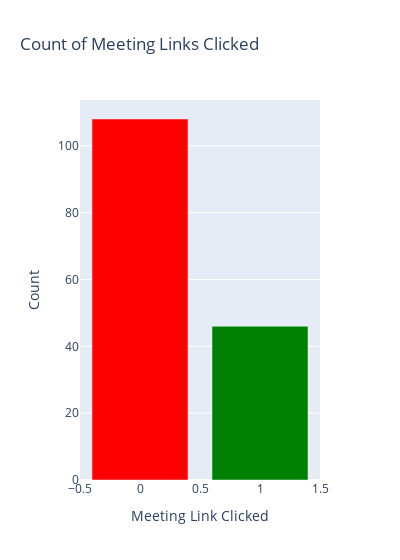

Here is the notebook cell this chart was saved with:
### Markdown cell above
2. `Meeting Link Click` Feature Analysis

### Code cell
import plotly.express as px

# Assuming df is your DataFrame
meeting_link_clicked_counts = df["meeting_link_click"].value_counts().reset_index()
meeting_link_clicked_counts.columns = ["meeting_link_click", "count"]

# Plotly Bar Chart
fig = px.bar(meeting_link_clicked_counts, x="meeting_link_click", y="count", color="meeting_link_click",
             labels={"meeting_link_click": "Meeting Link Clicked", "count": "Count"},
             title="Count of Meeting Links Clicked",
             color_discrete_map={"TRUE": "blue", "FALSE": "orange"})

# Adjust the width
fig.update_layout(width=400)  # Set your desired width

# Use a custom color scale with only 2 colors
fig.update_traces(marker_color=["red", "green"])

fig.show()

### Figure 1 — Plotly figure (JSON) as saved in the notebook; plotly's stock layout.template omitted (floating-point values rounded to 4 significant figures)
{"data": [{"alignmentgroup": "True", "hovertemplate": "Meeting Link Clicked=%{marker.color}<br>Count=%{y}<extra></extra>", "legendgroup": "", "marker": {"color": ["red", "green"], "coloraxis": "coloraxis", "pattern": {"shape": ""}}, "name": "", "offsetgroup": "", "orientation": "v", "showlegend": false, "textposition": "auto", "type": "bar", "x": [0, 1], "xaxis": "x", "y": [108, 46], "yaxis": "y"}], "layout": {"barmode": "relative", "coloraxis": {"colorbar": {"title": {"text": "Meeting Link Clicked"}}, "colorscale": [[0, "#0d0887"], [0.1111, "#46039f"], [0.2222, "#7201a8"], [0.3333, "#9c179e"], [0.4444, "#bd3786"], [0.5556, "#d8576b"], [0.6667, "#ed7953"], [0.7778, "#fb9f3a"], [0.8889, "#fdca26"], [1, "#f0f921"]]}, "legend": {"tracegroupgap": 0}, "title": {"text": "Count of Meeting Links Clicked"}, "width": 400, "xaxis": {"anchor": "y", "domain": [0, 1], "title": {"text": "Meeting Link Clicked"}}, "yaxis": {"anchor": "x", "domain": [0, 1], "title": {"text": "Count"}}}}
